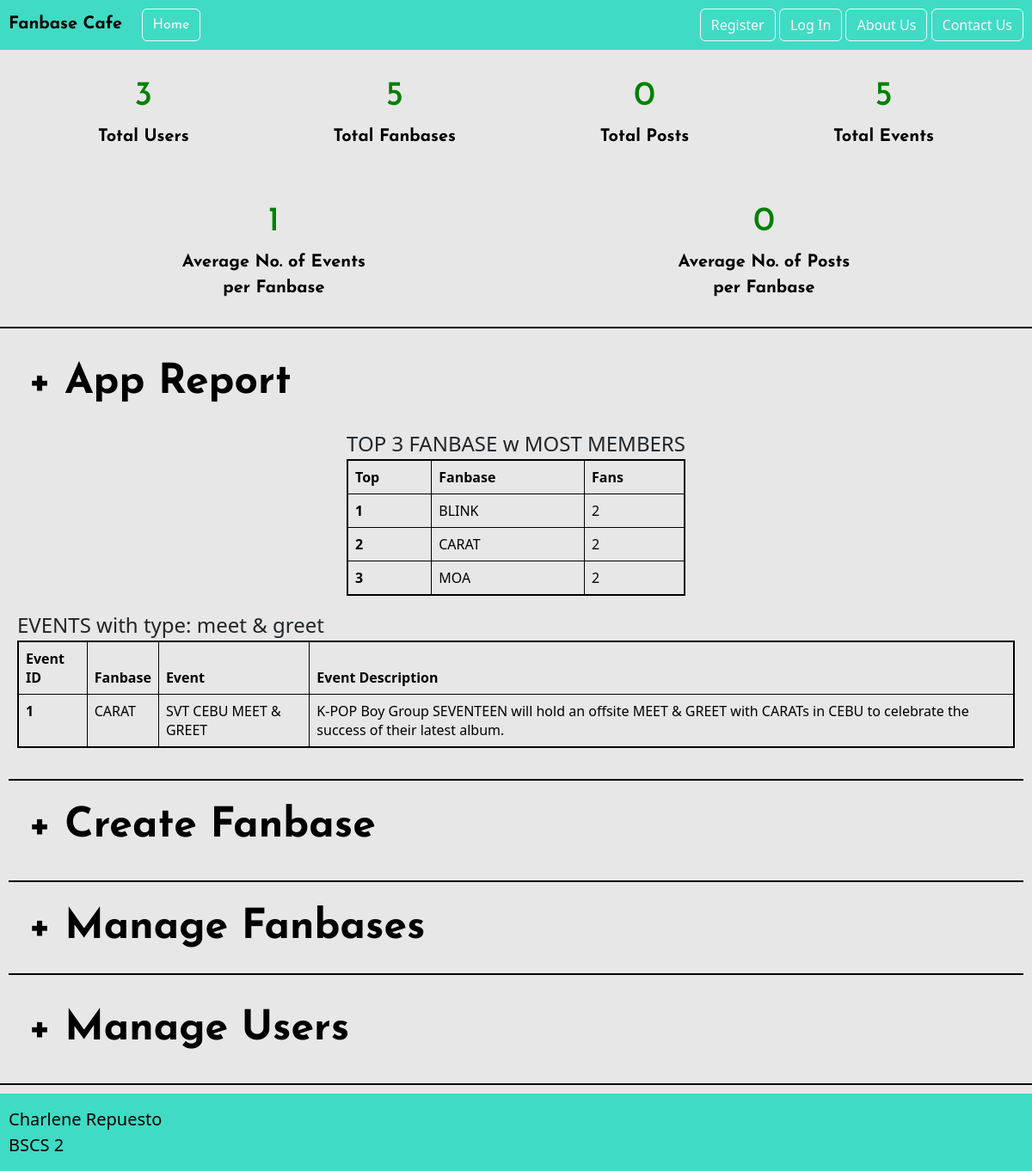
The app's page /manageApp.php, older data.
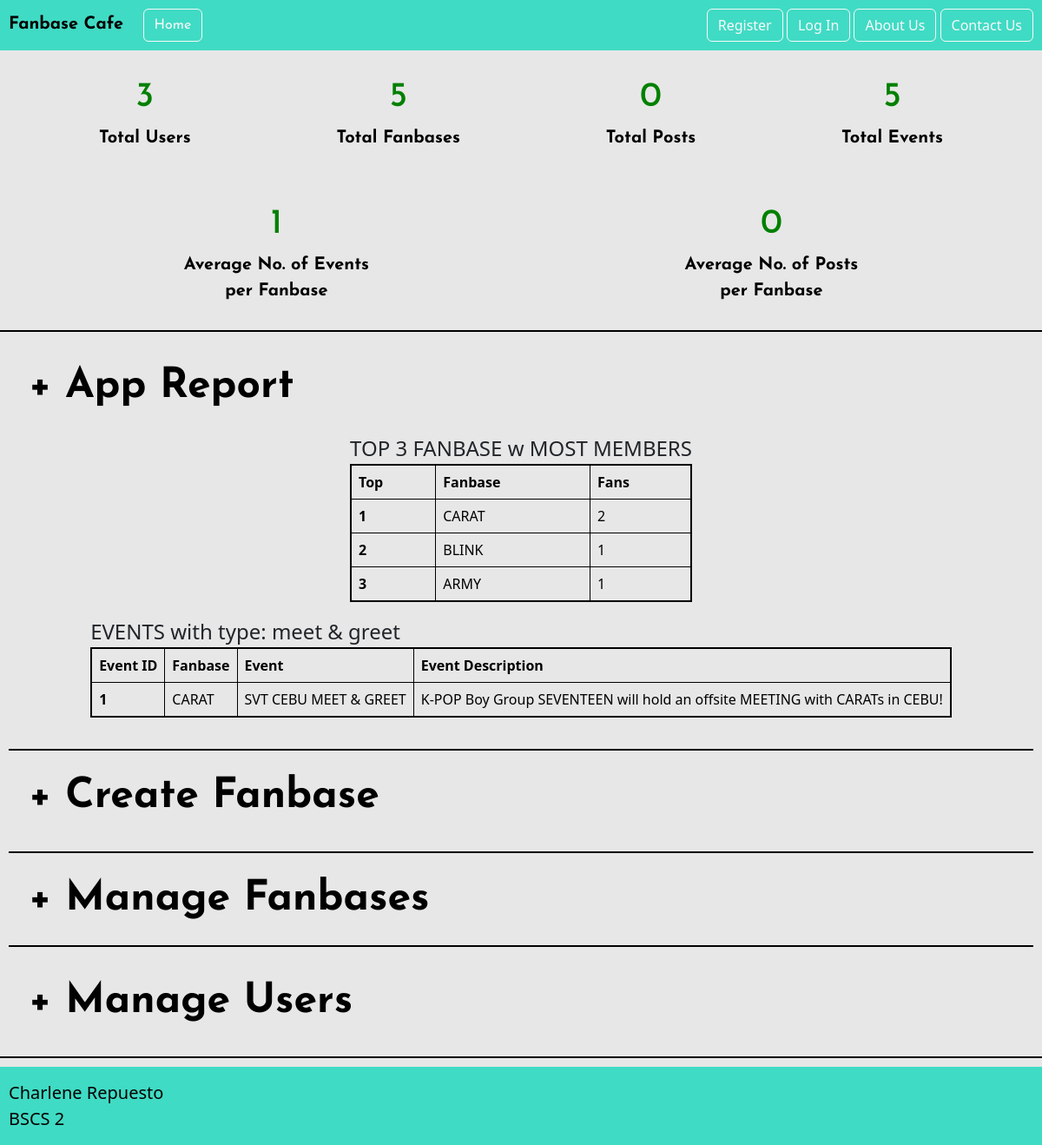
The same page, newer data.
### tables this page shows
CREATE TABLE `tblevent` (
  `event_id` int(6) NOT NULL,
  `account_id` int(6) NOT NULL,
  `fanbase_id` int(6) NOT NULL,
  `event_name` varchar(48) NOT NULL,
  `event_type` varchar(30) NOT NULL,
  `event_date` date NOT NULL,
  `event_time` time(6) NOT NULL,
  `event_location` varchar(100) NOT NULL,
  `event_description` varchar(750) NOT NULL,
  `isDeleted` int(1) NOT NULL DEFAULT 0
);

CREATE TABLE `tblfanbase` (
  `fanbase_id` int(11) NOT NULL,
  `fanbase_name` varchar(30) NOT NULL,
  `fanbase_artist` varchar(30) NOT NULL,
  `date_created` date NOT NULL,
  `fanbase_description` varchar(500) NOT NULL,
  `fanbase_photo` varchar(150) NOT NULL,
  `fanbase_logo` varchar(150) NOT NULL,
  `isDeleted` int(1) NOT NULL DEFAULT 0
);

### includes/utilities/getFanbasesTable.php (the view, shortened to what this page needs)
<?php
function getAppReports(){
    global $connection;
    $sqlFanbase = "SELECT fanbase_name, count(acc_fanbase_id) as MemberCount
                   FROM tblfanbase, tbluseraccount_fanbase
                   WHERE tblfanbase.fanbase_id = tbluseraccount_fanbase.fanbase_id AND tblfanbase.isDeleted = 0
                   GROUP BY tblfanbase.fanbase_id
                   ORDER BY MemberCount DESC";
    $result = mysqli_query($connection, $sqlFanbase);
    $topFanbasesArr = array();
    $fanbaseTopStr = "<div style='display: flex; flex-direction: column; justify-content: center; border: none; font-size:2vw'>
                        TOP 3 FANBASE w MOST MEMBERS
                        <div class='table-responsive-lg'><table class='table table-bordered table-hover manageAppTable'>
                            <thead>
                                <tr>
                                    <th scope='col'>Top</th>
                                    <th scope='col'>Fanbase</th>
                                    <th scope='col'>Fans</th>
                            </thead>
                            <tbody>";
    if ($result){
        while($row = $result->fetch_assoc()){
            $topFanbasesArr[] = $row;
        }
        $topFanbasesArr = array_splice($topFanbasesArr, 0, 3);
        $count = 1;
        foreach($topFanbasesArr as $fanbase){
            $fanbaseTopStr .= '
                <tr>
                    <th scope="row">'.$count.'</td>
                    <td>'.$fanbase['fanbase_name'].'</td>
                    <td>'.$fanbase['MemberCount'].'</td>
                </tr>
            ';
            $count++;
        }
    }
    $fanbaseTopStr .= '</tbody></table></div></div>';
    $sqlEvent = "SELECT event_id, fanbase_name, event_name, event_description
                 FROM tblevent, tblfanbase
                 WHERE tblevent.fanbase_id = tblfanbase.fanbase_id AND event_type = 'MEET & GREET'";
    $result = mysqli_query($connection, $sqlEvent);
    $eventArr = array();
    $eventStr = "<div style='display: flex; flex-direction: column; justify-content: center; border: none; font-size:2vw'>
                    EVENTS with type: meet & greet
                    <div class='table-responsive-lg'><table class='table table-bordered table-hover manageAppTable'>
                        <thead>
                            <tr>
                                <th scope='col'>Event ID</th>
                                <th scope='col'>Fanbase</th>
                                <th scope='col'>Event</th>
                                <th scope='col'>Event Description</th>
                        </thead>
                        <tbody>";
    if ($result){
        while ($row = $result->fetch_assoc()){
            $eventArr[] = $row;
        }
        foreach($eventArr as $event){
            $eventStr .= '
                <tr>
                    <th scope="row">'.$event['event_id'].'</td>
                    <td>'.$event['fanbase_name'].'</td>
                    <td>'.$event['event_name'].'</td>
                    <td>'.$event['event_description'].'</td>
                </tr>
            ';
        }
    }
    $eventStr .= '</tbody></table></div></div>';
    return $fanbaseTopStr.$eventStr;
}

Row changes from the older to the newer data that the page shows:
changed tblevent "SVT CEBU MEET & GREET": event_description "K-POP Boy Group SEVENTEEN will hold an offsite MEET & GREET with CARATs in CEBU to celebrate the success of their latest album." → "K-POP Boy Group SEVENTEEN will hold an offsite MEETING with CARATs in CEBU!"
Text that changed along with them:
new list line: "2 BLINK 1"
new list line: "3 ARMY 1"
list line gone: "1 BLINK 2"
list line gone: "3 MOA 2"
